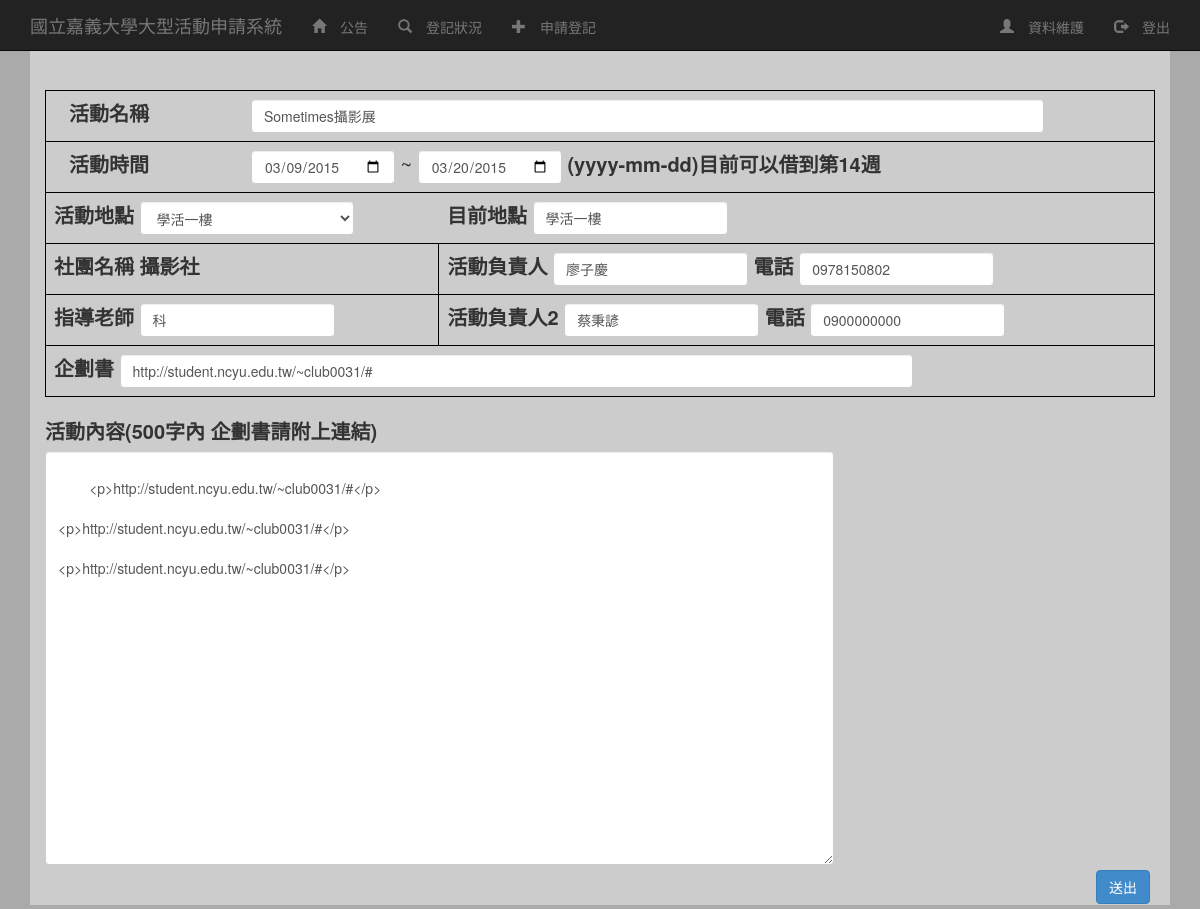
Screenshot of /eventedit.php?id=105 (signed in) with the database file from the repository.
### tables this page shows
CREATE TABLE IF NOT EXISTS `event` (
  `id` int(11) NOT NULL,
  `name` varchar(50) NOT NULL,
  `group` varchar(50) NOT NULL,
  `place` varchar(30) NOT NULL,
  `other` int(11) NOT NULL,
  `startdate` date NOT NULL,
  `finishdate` date NOT NULL,
  `week` int(11) NOT NULL,
  `week2` int(11) NOT NULL,
  `content` varchar(1000) NOT NULL,
  `teacher` varchar(30) NOT NULL,
  `leader` varchar(30) NOT NULL,
  `phone` varchar(30) NOT NULL,
  `leader2` varchar(30) NOT NULL,
  `phone2` varchar(30) NOT NULL,
  `plan` varchar(300) NOT NULL,
  `applicant` varchar(30) NOT NULL,
  `submittime` timestamp NOT NULL DEFAULT CURRENT_TIMESTAMP ON UPDATE CURRENT_TIMESTAMP,
  `pass` int(11) NOT NULL,
  `withdraw` varchar(300) NOT NULL
);

CREATE TABLE IF NOT EXISTS `config` (
  `id` int(11) NOT NULL,
  `about` varchar(3000) NOT NULL,
  `firstday` date NOT NULL
);

### control/define.php (called while the page is built, shortened)
<?php
require_once('database.php');
$sql="SELECT * FROM config";
$rs = $db->query($sql);
$row = $rs->fetch();
$firstday=explode('-', $row[firstday]);
$year=$firstday[0];
$month=$firstday[1];
$day=$firstday[2];
$firstdaytimestamp=mktime(0,0,0,$month,$day,$year);
$now=mktime();
$nowweek=floor(($now-$firstdaytimestamp)/(7*24*60*60));
$sql="SELECT * FROM place ORDER BY id";
$rs = $db->query($sql);
$placecount=0;
while($row = $rs->fetch()){
	$place[$placecount]=$row[name];
	$placecount++;
}
?>

### eventedit.php (the view, shortened to what this page needs)
<?php
require_once('control/html.php');
require_once('control/define.php');
$id=strip_tags(mysql_escape_string($_GET['id']));
$sql="SELECT * FROM event WHERE id='{$id}'";
$rs = $db->query($sql);
if($row = $rs->fetch()){
	if($row[applicant]!=$_SESSION['account']){
		header("Location: error.php");
		exit;
	}
}
else{
	header("Location: error.php");
	exit;
}
?>
<form method="post" action="control/eventedit.php?id=<?php echo $id; ?>" class="form-inline">
	<table class="table" style="border:1px solid black">
		<tr style="border:1px solid black">
			<td colspan="2" style="border:1px solid black">
				<label class="col-sm-2 control-label">活動名稱</label>
				<div class="col-sm-10">
					<input class="form-control" name="name" size="100" required value="<?php echo $row[name]; ?>">
				</div>
			</td>
		</tr>
		<tr style="border:1px solid black">
			<td colspan="2" style="border:1px solid black">
				<label class="col-sm-2 control-label">活動時間</label>
				<div class="col-sm-10">
					<input class="form-control" type="date" name="startdate" required value="<?php echo $row[startdate]; ?>">
					~
					<input class="form-control" type="date" name="finishdate" required value="<?php echo $row[finishdate]; ?>">
					<label>(yyyy-mm-dd)目前可以借到第<?php echo $nowweek+13;?>週</label>
				</div>
			</td>
		</tr>
		<tr style="border:1px solid black">
			<td>
				<label>活動地點</label>
				<select class="form-control" name="place" id="place"  required>
					<?php
					for($i=0;$i<$placecount;$i++){
						if($row[place]==$place[$i]){
							echo "<option selected value=".$place[$i].">".$place[$i]."</option>";
						}
						else{
							echo "<option value=".$place[$i].">".$place[$i]."</option>";
						}
					}
					?>
				</select>
			</td>
			<td id="other">
				<label>目前地點</label>
				<input class="form-control" name="other" value="<?php echo $row[place]; ?>">
			</div>
	<tr style="border:1px solid black">
		<td style="border:1px solid black">
			<label>社團名稱</label>
			<label><?php echo $_SESSION['groups'];?></label>
		</td>
		<td style="border:1px solid black">
			<label>活動負責人</label>
			<input class="form-control" name="leader" required value="<?php echo $row[leader]; ?>">
			<label>電話</label>
			<input class="form-control" name="phone" required value="<?php echo $row[phone]; ?>">
		</td>
	</tr>
	<tr style="border:1px solid black">
		<td style="border:1px solid black">
			<label>指導老師</label>
			<input class="form-control" name="teacher" required value="<?php echo $row[teacher]; ?>">
		</td>
		<td style="border:1px solid black">
			<label>活動負責人2</label>
			<input class="form-control" name="leader2" required value="<?php echo $row[leader2]; ?>">
			<label>電話</label>
			<input class="form-control" name="phone2" required value="<?php echo $row[phone2]; ?>">
		</td>
	</tr>
	<tr style="border:1px solid black">
		<td style="border:1px solid black" colspan="2">
			<label>企劃書</label>
			<input class="form-control" size="100" name="plan" required value="<?php echo $row[plan]; ?>">
		</td>
	</tr>
<label>活動內容(500字內 企劃書請附上連結)</label>
<textarea class="form-control ckeditor" name="content" required cols="100" rows="20">
	<?php echo $row[content]; ?>
</textarea>
<br>
<input type="submit"  class="btn btn-primary"  id="submit" value="送出" style="float:right;">

### css/starter-template.css (style rules this page uses)
body { padding-top: 50px; background-color:#aaa; //font-family: SourceHanSans, serif; }
.btn { margin: 5px; }

### rows the page displays
event: name "Sometimes攝影展", startdate "03/09/2015", finishdate "03/20/2015", place "學活一樓", other "學活一樓", leader "廖子慶", phone "0978150802", teacher "科", leader2 "蔡秉諺", phone2 "0900000000", plan "http://student.ncyu.edu.tw/~club0031/#", content "<p>http://student.ncyu.edu.tw/~club0031/#</p> <p>http://student.ncyu.edu.tw/~club0031/#</p> <p>http://student.ncyu.edu.tw/~club0031/#</p>"
config: $nowweek+13 "14"

### other values shown
$_SESSION['groups'] "攝影社"
